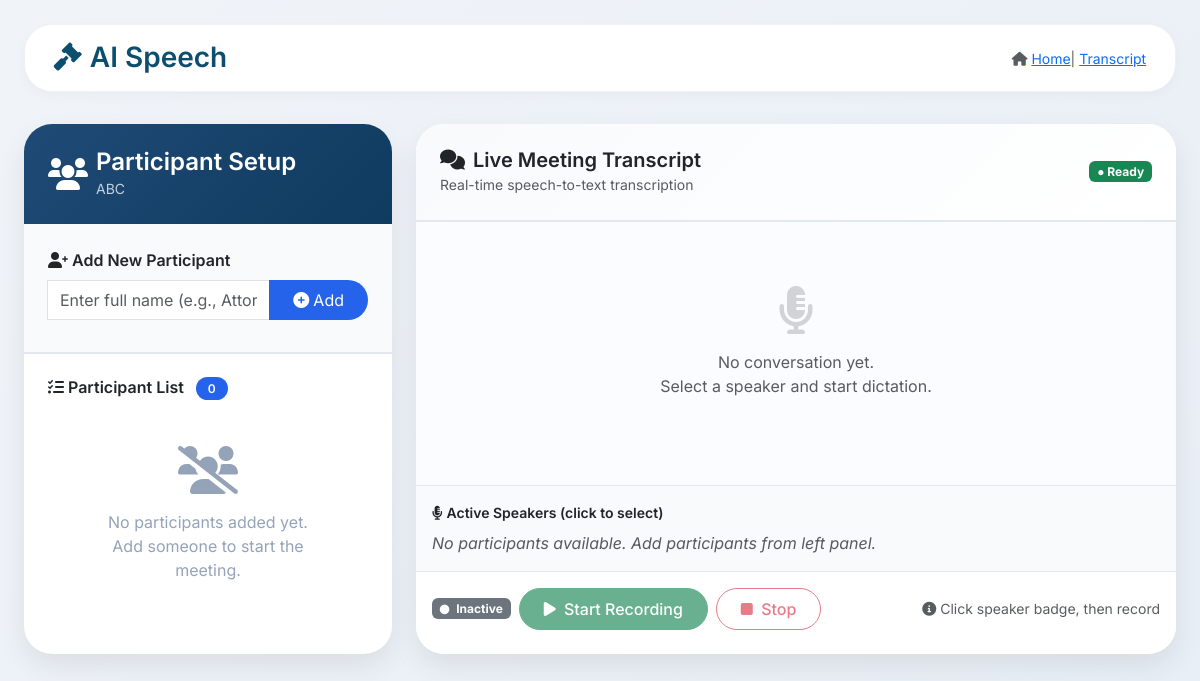
Before: /api/meeting_participants_template/20/ with the older database file.
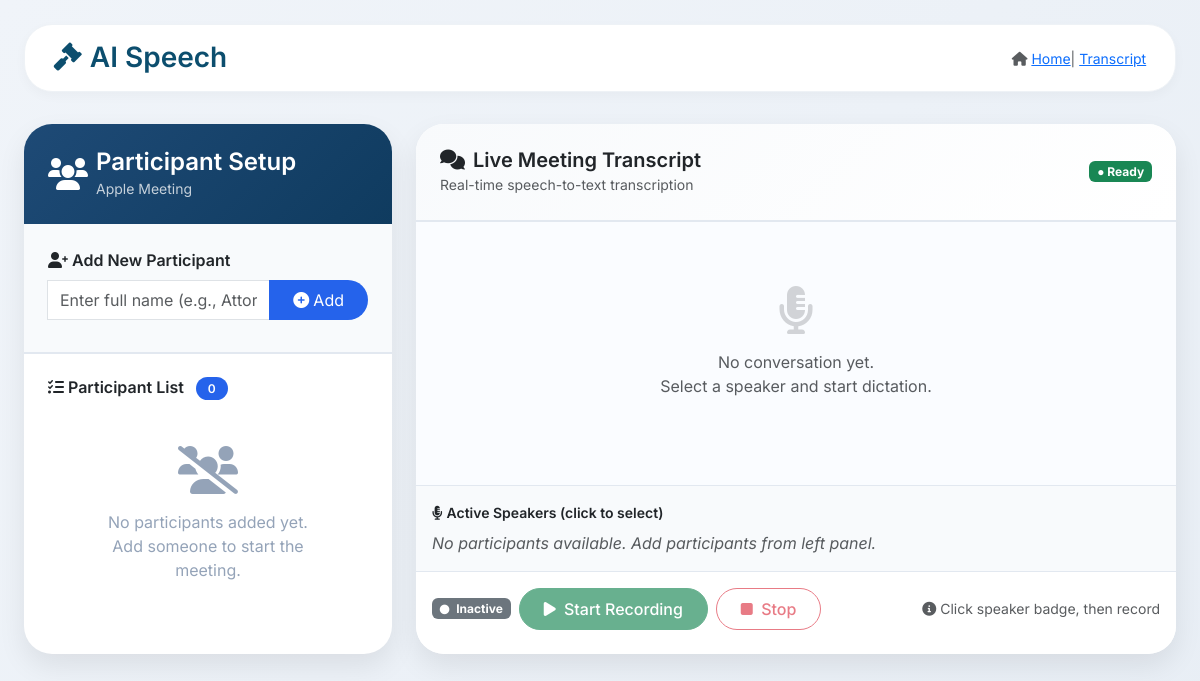
After: the same page with the newer database file.
### myapp/models.py (models this page shows, shortened)
class Meeting(models.Model):
    title = models.CharField(max_length=200)
    description = models.TextField()
    schedule_date = models.DateTimeField(default=now)
    created_at = models.DateTimeField(auto_now_add=True)
    updated_at = models.DateTimeField(auto_now=True)

### myapp/views.py (the view)
# urls.py: path('meeting_participants_template/<int:meeting_id>/', views.meeting_participants_template, name='meeting_participants_template'),
def meeting_participants_template(request, meeting_id):
    print('helo')
    meeting = get_object_or_404(Meeting, pk=meeting_id)
    participants = MeetingParticipant.objects.filter(meeting=meeting)
    return render(request, 'participants.html', {'meeting': meeting, 'participants': participants})

### templates/participants.html (shortened to what this page needs)
{% load static %}
<!DOCTYPE html>
<html lang="en">
<head>
    <link href="{% static 'bootstrap.min.css' %}" rel="stylesheet">
    <link rel="stylesheet" href="https://cdnjs.cloudflare.com/ajax/libs/font-awesome/6.0.0-beta3/css/all.min.css">
</head>
<body>
<div class="page-container">
    <div class="page-header d-flex flex-wrap justify-content-between align-items-center">
    <div class="d-flex gap-3 align-items-center flex-wrap">
      <h3 class="mb-0 fw-semibold" style="color:#0c4e6e;"><i class="fas fa-gavel me-2"></i>AI Speech</h3>
    </div>
    <div class="mt-2 mt-sm-0">
      <small class="text-muted"><i class="fas fa-home"></i> <a href="/">Home</a>| <a href="/api/viewTranscript/{{ meeting.id }}/">Transcript</a></small>
    </div>
  </div>
    <div class="row g-4">
        <div class="col-lg-5 col-xl-4">
            <div class="participant-panel">
                <div class="participant-header">
                    <div class="d-flex align-items-center gap-2">
                        <i class="fas fa-users fa-2x"></i>
                        <div>
                            <h4 class="mb-0 fw-semibold">Participant Setup</h4>
                            <small class="opacity-75">{{meeting.title}}</small>
                        </div>
                    </div>
                </div>
                <div class="add-participant-area">
                    <label class="form-label fw-semibold mb-2">
                        <i class="fas fa-user-plus me-1"></i>Add New Participant
                    </label>
                    <div class="input-group">
                        <input type="text" id="participantNameInput" class="form-control"
                               placeholder="Enter full name (e.g., Attorney Smith)"
                               autocomplete="off">
                        <button id="addParticipantBtn" class="btn btn-primary">
                            <i class="fas fa-plus-circle me-1"></i>Add
                        </button>
                    </div>
                </div>
                <div class="participant-list-area">
                    <div class="d-flex justify-content-between align-items-center mb-3">
                        <h6 class="fw-semibold mb-0">
                            <i class="fas fa-list-check me-1"></i>Participant List
                            <span id="participantCount" class="badge-count ms-2">0</span>
                        </h6>
                    </div>
                    <div id="participantListContainer">
                        <div class="empty-state">
                            <i class="fas fa-users-slash fa-3x mb-3"></i>
                            <p>No participants added yet.<br>Add someone to start the meeting.</p>
                        </div>
                    </div>
                </div>
            </div>
        </div>
        <div class="col-lg-7 col-xl-8">
            <div class="meeting-room-panel">
                <div class="meeting-header">
                    <div class="d-flex justify-content-between align-items-center flex-wrap gap-2">
                        <div>
                            <h5 class="mb-0 fw-semibold">
                                <i class="fas fa-comments me-2"></i>Live Meeting Transcript
                            </h5>
                            <small class="text-muted">Real-time speech-to-text transcription</small>
                        </div>
                        <div id="meetingStatus" class="badge bg-success">● Ready</div>
                    </div>
                </div>
                <div id="conversationBox" class="conversation-box">
                    <div class="text-center text-muted py-5" id="emptyConvMsg">
                        <i class="fas fa-microphone-alt fa-3x mb-3 opacity-25"></i>
                        <p>No conversation yet.<br>Select a speaker and start dictation.</p>
                    </div>
                </div>
                <div class="speaker-buttons-container">
                    <label class="fw-semibold small mb-2 d-block">
                        <i class="fas fa-microphone-alt me-1"></i>Active Speakers (click to select)
                    </label>
                    <div id="speakerButtonsArea" class="d-flex flex-wrap gap-2">
                        <div class="text-muted fst-italic">No participants available. Add participants from left panel.</div>
                    </div>
                </div>
                <div class="recording-controls">
                    <div class="d-flex flex-wrap align-items-center justify-content-between gap-3">
                        <div class="d-flex gap-2 align-items-center flex-wrap">
                            <div id="recordingStatus" class="badge bg-secondary">
                                <i class="fas fa-circle me-1" style="font-size: 0.6rem;"></i> Inactive
                            </div>
                            <button id="startRecordingBtn" class="btn btn-success btn-recording" disabled>
                                <i class="fas fa-play me-1"></i> Start Recording
                            </button>
                            <button id="stopRecordingBtn" class="btn btn-outline-danger btn-recording" disabled>
                                <i class="fas fa-stop me-1"></i> Stop
                            </button>
                        </div>
                        <small class="text-muted">
                            <i class="fas fa-info-circle"></i> Click speaker badge, then record
                        </small>
                    </div>
                </div>
            </div>
        </div>
    </div>
</div>
</body>
</html>

### templates/participants.html (style rules this page uses)
* { font-family: 'Inter', sans-serif; }
body { background: linear-gradient(135deg, #f0f4f9 0%, #e8eef5 100%); padding: 1.5rem; min-height: 100vh; }
.page-container { max-width: 1500px; margin: 0 auto; }
.participant-panel { background: white; border-radius: 28px; box-shadow: 0 12px 28px rgba(0,0,0,0.08); transition: all 0.3s ease; height: 100%; }
.participant-header { background: linear-gradient(135deg, #1e4a76 0%, #0f3b5f 100%); color: white; padding: 1.5rem; border-radius: 28px 28px 0 0; }
.add-participant-area { padding: 1.5rem; background: #f8fafc; border-bottom: 2px solid #e2e8f0; }
.participant-list-area { padding: 1.5rem; max-height: 500px; overflow-y: auto; }
.empty-state { text-align: center; padding: 2rem; color: #94a3b8; }
.meeting-room-panel { background: white; border-radius: 28px; box-shadow: 0 12px 28px rgba(0,0,0,0.08); height: 100%; display: flex; flex-direction: column; }
.meeting-header { background: linear-gradient(135deg, #f8fafc 0%, #ffffff 100%); padding: 1.5rem; border-bottom: 2px solid #e2e8f0; border-radius: 28px 28px 0 0; }
.conversation-box { flex: 1; max-height: 500px; overflow-y: auto; padding: 1rem; background: #fafcff; }
.speaker-buttons-container { padding: 1rem; background: #f8fafc; border-top: 1px solid #e2e8f0; border-bottom: 1px solid #e2e8f0; }
.recording-controls { padding: 1rem; background: #ffffff; border-radius: 0 0 28px 28px; }
.btn-recording { border-radius: 60px; padding: 0.5rem 1.5rem; font-weight: 500; }
.badge-count { background: #2563eb; color: white; border-radius: 40px; padding: 0.25rem 0.75rem; font-size: 0.75rem; }
.btn-primary { background: #2563eb; border: none; border-radius: 60px; padding: 0.5rem 1.5rem; }
.page-header { background: white; border-radius: 28px; padding: 1rem 1.8rem; margin-bottom: 2rem; box-shadow: 0 4px 12px rgba(0,0,0,0.03); border: 1px solid #eef2f6; }

Changed rows visible on the page:
changed Meeting: title "ABC" → "Apple Meeting"
